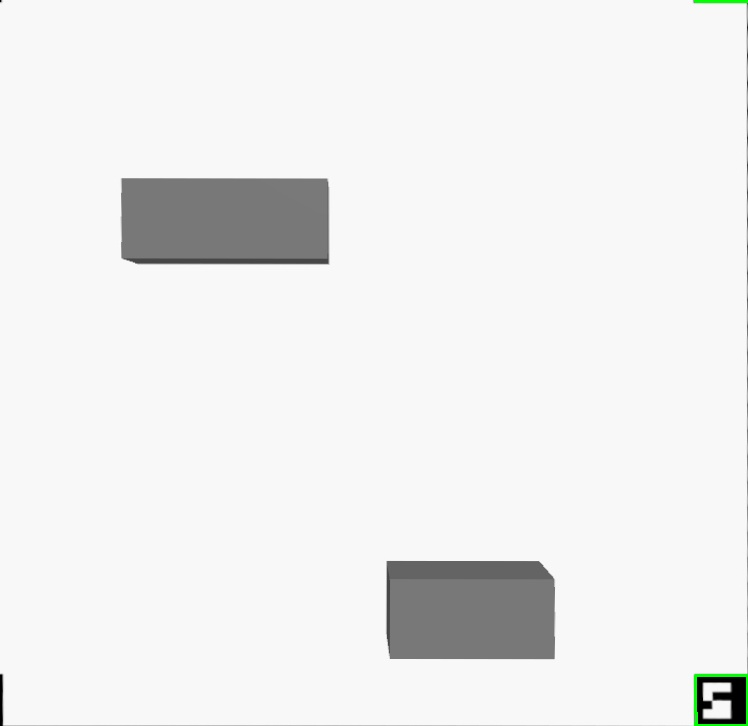
#> input picture TASK_1c/output_image.jpg, 748 x 726 px
$ python test.py --image output_image.jpg
#> lines starting #> are read from the running program, lines starting #| are printed output that depends on the picture; after the words box and inside, x2 and y2 are one past the last pixel; in counts of white or black regions, pixels touching at a corner belong together
import cv2
import numpy as np
import argparse

def detect_aruco_markers(image):
    aruco_dict = cv2.aruco.getPredefinedDictionary(cv2.aruco.DICT_4X4_250)
    aruco_params = cv2.aruco.DetectorParameters()
    detector = cv2.aruco.ArucoDetector(aruco_dict, aruco_params)
    corners, ids, _ = detector.detectMarkers(image)

    # Debugging: print detected corners and ids
    print(f"Detected Corners: {corners}")
    print(f"Detected IDs: {ids}")

    return corners, ids

def four_point_transform(image, pts):
    rect = np.zeros((4, 2), dtype="float32")
    s = pts.sum(axis=1)
    rect[0] = pts[np.argmin(s)]
    rect[2] = pts[np.argmax(s)]
    diff = np.diff(pts, axis=1)
    rect[1] = pts[np.argmin(diff)]
    rect[3] = pts[np.argmax(diff)]

    (tl, tr, br, bl) = rect
    widthA = np.sqrt(((br[0] - bl[0]) ** 2) + ((br[1] - bl[1]) ** 2))
    widthB = np.sqrt(((tr[0] - tl[0]) ** 2) + ((tr[1] - tl[1]) ** 2))
    maxWidth = max(int(widthA), int(widthB))
    heightA = np.sqrt(((tr[0] - br[0]) ** 2) + ((tr[1] - br[1]) ** 2))
    heightB = np.sqrt(((tl[0] - bl[0]) ** 2) + ((tl[1] - bl[1]) ** 2))
    maxHeight = max(int(heightA), int(heightB))

    dst = np.array([
        [0, 0],
        [maxWidth - 1, 0],
        [maxWidth - 1, maxHeight - 1],
        [0, maxHeight - 1]], dtype="float32")

    M = cv2.getPerspectiveTransform(rect, dst)
    warped = cv2.warpPerspective(image, M, (maxWidth, maxHeight))
    return warped

def detect_obstacles(image):
    """
    Detect obstacles in the image and calculate their areas using pixel counts
    and relative scale based on the image dimensions.
    """
    gray = cv2.cvtColor(image, cv2.COLOR_BGR2GRAY)
    blurred = cv2.GaussianBlur(gray, (5, 5), 0)
    thresh = cv2.threshold(blurred, 60, 255, cv2.THRESH_BINARY_INV)[1]

    # Use RETR_EXTERNAL to only get the outer contours
    contours, _ = cv2.findContours(thresh, cv2.RETR_EXTERNAL, cv2.CHAIN_APPROX_SIMPLE)

    obstacles = []
    total_area = 0
    image_height, image_width = image.shape[:2]
    image_area = image_height * image_width

    for contour in contours:
        # Calculate the actual contour area
        pixel_area = cv2.contourArea(contour)

        # Get the minimum area rectangle
        rect = cv2.minAreaRect(contour)
        box = cv2.boxPoints(rect)
        box = np.int32(box)  # Changed from np.int0 to np.int32

        # Calculate rectangle area
        rect_width = np.linalg.norm(box[0] - box[1])
        rect_height = np.linalg.norm(box[1] - box[2])
        rect_area = rect_width * rect_height

        # Use the larger of the two areas to avoid underestimation
        area = max(pixel_area, rect_area)

        # Convert to percentage of total image area
        relative_area = (area / image_area) * 100

        if relative_area > 0.1:  # Filter out tiny obstacles (adjust threshold as needed)
            obstacles.append({
                'contour': contour,
                'pixel_area': pixel_area,
                'rect_area': rect_area,
                'relative_area': relative_area,
                'bounding_box': box
            })
            total_area += area

    # Debugging: print detailed information about detected obstacles
    print(f"Obstacles detected: {len(obstacles)}")
    print(f"Total pixel area: {total_area}")
    print(f"Image dimensions: {image_width}x{image_height}")
    print(f"Total image area: {image_area}")
    print(f"Relative total obstacle area: {(total_area/image_area)*100:.2f}%")

    return obstacles, total_area

def main(image_path):
    # Step 1: Load the image
#> called with image_path = 'output_image.jpg'
    image = cv2.imread(image_path)
#> image is the input picture: shape (726, 748, 3); mean B, G, R 238.5, 238.8, 238.5
    if image is None:
        print(f"Error: Unable to read the image at {image_path}")
        return
    else:
        print("Image loaded successfully.")

    # Step 2: Detect ArUco markers
    corners, ids = detect_aruco_markers(image)
#> in detect_aruco_markers, `corners, ids, _ = detector.detectMarkers(image)`: corners = (); ids = None
#| Detected Corners: ()
#| Detected IDs: None
#> corners = ()

    if corners and len(corners) == 4:
        pts = np.array([corner[0][0] for corner in corners])
        warped = four_point_transform(image, pts)
        print("Perspective transform applied successfully.")
    else:
        print(f"Could not detect all four ArUco markers. Detected {len(corners) if corners else 0} markers.")
#| Could not detect all four ArUco markers. Detected 0 markers.
        warped = image  # Bypass transformation if ArUco markers not fully detected

    # Step 3: Detect obstacles in the (possibly transformed) image
    obstacles, total_area = detect_obstacles(warped)
#> in detect_obstacles, `thresh = cv2.threshold(blurred, 60, 255, cv2.THRESH_BINARY_INV)[1]`:
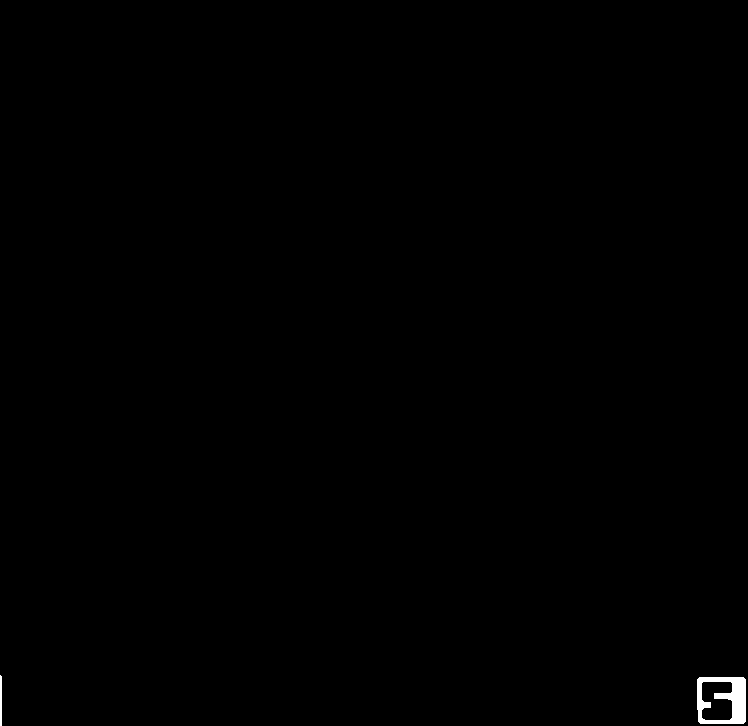
#> thresh: shape (726, 748); 0.26% white; 2 white regions
#> in detect_obstacles, `contours, _ = cv2.findContours(thresh, cv2.RETR_EXTERNAL, cv2.CHAIN_AP..`: contours = 2 contours; box (x1, y1, x2, y2) and area: (697, 677, 746, 724) 2186, (0, 675, 2, 726) 50
#> the loop in detect_obstacles, `for contour in contours:` made 2 passes
#> (pixel_area, rect, box, rect_width, rect_height, rect_area, area, relative_area) on pass 1: (2186.5, ((721, 700), (46, 48), -90), [[745, 723], [697, 723], [697, 677], [745, 677]], 48, 46, 2208, 2208, 0.407)
#> (contour, pixel_area, rect, box, rect_width, rect_height, rect_area, area) on pass 2: ([[0, 675], [0, 725], [1, 725], [1, 676]], 49.5, ((0.5, 700), (50, 1), -90), [[1, 725], [0, 725], [0, 675], [1, 675]], 1, 50, 50, 50)
#> after the loop in detect_obstacles, `for contour in contours:`: obstacles = 1 item; total_area = 2208
#| Obstacles detected: 1
#| Total pixel area: 2208.0
#| Image dimensions: 748x726
#| Total image area: 543048
#| Relative total obstacle area: 0.41%
#> obstacles = 1 item; total_area = 2208

    # Step 4: Draw both the contour and minimum area rectangle for detected obstacles
    output_image = warped.copy()
    for obstacle in obstacles:
        # Draw the contour in green
        cv2.drawContours(output_image, [obstacle['contour']], 0, (0, 255, 0), 2)
        # Draw the minimum area rectangle in blue
        cv2.drawContours(output_image, [obstacle['bounding_box']], 0, (255, 0, 0), 2)

        # Add area information near the obstacle
        moment = cv2.moments(obstacle['contour'])
        if moment["m00"] != 0:
            cx = int(moment["m10"] / moment["m00"])
            cy = int(moment["m01"] / moment["m00"])
            text = f"{obstacle['relative_area']:.1f}%"
            cv2.putText(output_image, text, (cx, cy),
                       cv2.FONT_HERSHEY_SIMPLEX, 0.5, (0, 0, 255), 2)
#> this loop made 1 pass
#> (cx, cy, text) on pass 1: (721, 699, '0.4%')
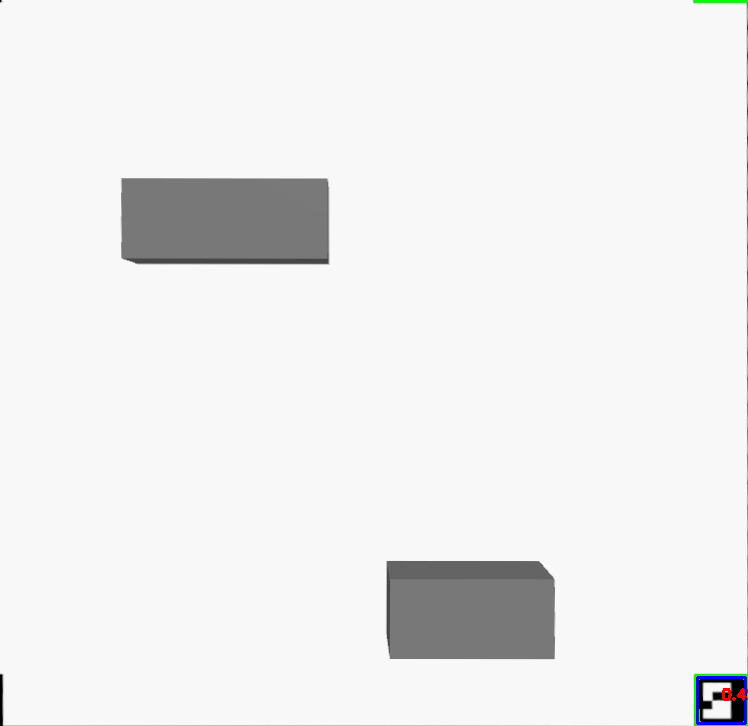
#> output_image: shape (726, 748, 3); 0.14% of pixels changed, all inside (x1, y1, x2, y2) = (696, 676, 748, 725)

    # Step 5: Save the processed image
    output_image_path = "output_image.jpg"
    if cv2.imwrite(output_image_path, output_image):
        print(f"Output image saved as {output_image_path}")
    else:
        print("Error: Failed to save the output image.")

    # Step 6: Save obstacle details in a text file
    output_text_path = "obstacles.txt"
    try:
        with open(output_text_path, "w") as f:
            # Convert ArUco IDs to Python int types
            if ids is not None:
                aruco_ids = [int(id[0]) for id in ids]  # Convert from np.int32 to Python int
                f.write(f"ArUco IDs: {aruco_ids}\n")
            else:
                f.write("No ArUco IDs detected.\n")

            f.write(f"\nDetailed Obstacle Information:\n")
            f.write(f"Number of obstacles: {len(obstacles)}\n")
            f.write(f"Total obstacle area: {total_area:.1f} pixels\n")
            f.write(f"Image dimensions: {warped.shape[1]}x{warped.shape[0]}\n")
            f.write(f"Total image area: {warped.shape[1]*warped.shape[0]} pixels\n")
            f.write(f"Relative total obstacle area: {(total_area/(warped.shape[1]*warped.shape[0]))*100:.2f}%\n\n")

            for i, obstacle in enumerate(obstacles, 1):
                f.write(f"\nObstacle {i}:\n")
                f.write(f"  Contour Area: {obstacle['pixel_area']:.1f} pixels\n")
                f.write(f"  Rectangle Area: {obstacle['rect_area']:.1f} pixels\n")
                f.write(f"  Relative Area: {obstacle['relative_area']:.2f}%\n")
#> this loop made 1 pass
#> i on pass 1: 1

        print(f"Obstacle details saved in {output_text_path}")
    except Exception as e:
        print(f"Error writing to {output_text_path}: {e}")

if __name__ == "__main__":
    parser = argparse.ArgumentParser(description="Detect ArUco markers and obstacles in an image.")
    parser.add_argument("--image", required=True, help="Path to the input image")
    args = parser.parse_args()

    main(args.image)
